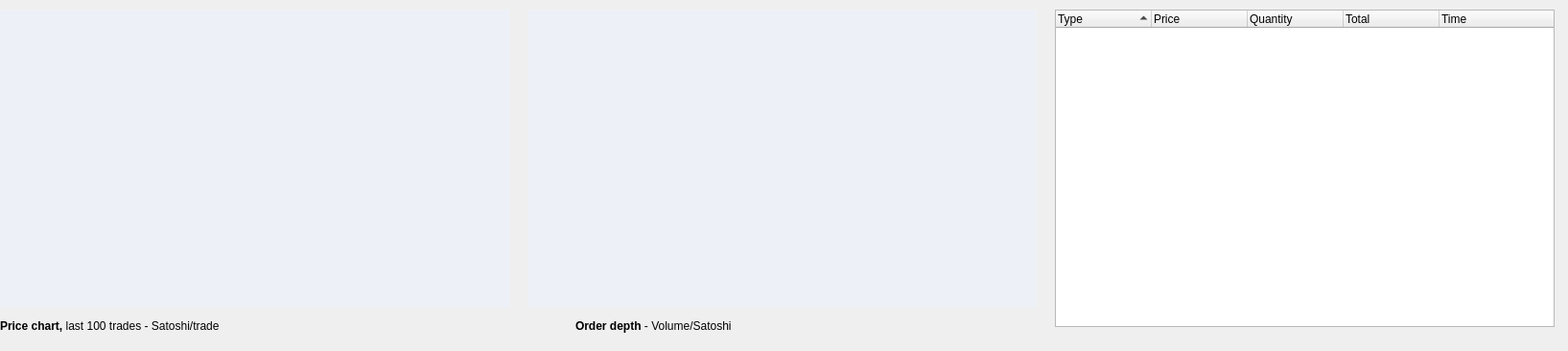
          <widget class="QWidget" name="scrollAreaWidgetContentsMintpal">
           <property name="geometry">
            <rect>
             <x>0</x>
             <y>0</y>
             <width>1635</width>
             <height>366</height>
            </rect>
           </property>
           <property name="minimumSize">
            <size>
             <width>1635</width>
             <height>0</height>
            </size>
           </property>
           <property name="styleSheet">
            <string notr="true"/>
           </property>
           <widget class="QLabel" name="lblMintpalTrades">
            <property name="geometry">
             <rect>
              <x>0</x>
              <y>330</y>
              <width>311</width>
              <height>21</height>
             </rect>
            </property>
            <property name="text">
             <string>&lt;html&gt;&lt;head/&gt;&lt;body&gt;&lt;p&gt;&lt;span style=&quot; font-weight:600;&quot;&gt;Price chart, &lt;/span&gt;last 100 trades - Satoshi/trade&lt;/p&gt;&lt;/body&gt;&lt;/html&gt;</string>
            </property>
           </widget>
           <widget class="QCustomPlot" name="qCustomPlotMintpalTrades" native="true">
            <property name="geometry">
             <rect>
              <x>0</x>
              <y>10</y>
              <width>531</width>
              <height>311</height>
             </rect>
            </property>
            <property name="styleSheet">
             <string notr="true">background:#edf1f7</string>
            </property>
           </widget>
           <widget class="QCustomPlot" name="qCustomPlotMintpalOrderDepth" native="true">
            <property name="geometry">
             <rect>
              <x>550</x>
              <y>10</y>
              <width>531</width>
              <height>311</height>
             </rect>
            </property>
            <property name="styleSheet">
             <string notr="true">background:#edf1f7</string>
            </property>
           </widget>
           <widget class="QLabel" name="lblMintpalOrderDepth">
            <property name="geometry">
             <rect>
              <x>600</x>
              <y>330</y>
              <width>211</width>
              <height>20</height>
             </rect>
            </property>
            <property name="text">
             <string>&lt;html&gt;&lt;head/&gt;&lt;body&gt;&lt;p&gt;&lt;span style=&quot; font-weight:600;&quot;&gt;Order depth &lt;/span&gt;- Volume/Satoshi&lt;/p&gt;&lt;/body&gt;&lt;/html&gt;</string>
            </property>
           </widget>
           <widget class="QTreeWidget" name="tblMintpalTrades">
            <property name="geometry">
             <rect>
              <x>1100</x>
              <y>10</y>
              <width>521</width>
              <height>331</height>
             </rect>
            </property>
            <property name="styleSheet">
             <string notr="true">QScrollBar:vertical {background: white;height: 15px;}QScrollBar::handle:vertical {background: #d3d6d8;min-width: 20px;}</string>
            </property>
            <property name="verticalScrollBarPolicy">
             <enum>Qt::ScrollBarAlwaysOn</enum>
            </property>
            <property name="horizontalScrollBarPolicy">
             <enum>Qt::ScrollBarAlwaysOff</enum>
            </property>
            <property name="autoScrollMargin">
             <number>16</number>
            </property>
            <property name="indentation">
             <number>10</number>
            </property>
            <property name="sortingEnabled">
             <bool>true</bool>
            </property>
            <property name="animated">
             <bool>false</bool>
            </property>
            <property name="headerHidden">
             <bool>false</bool>
            </property>
            <attribute name="headerCascadingSectionResizes">
             <bool>false</bool>
            </attribute>
            <attribute name="headerHighlightSections">
             <bool>false</bool>
            </attribute>
            <column>
             <property name="text">
              <string>Type</string>
             </property>
            </column>
            <column>
             <property name="text">
              <string>Price</string>
             </property>
            </column>
            <column>
             <property name="text">
              <string>Quantity</string>
             </property>
            </column>
            <column>
             <property name="text">
              <string>Total</string>
             </property>
            </column>
            <column>
             <property name="text">
              <string>Time</string>
             </property>
            </column>
           </widget>
          </widget>
